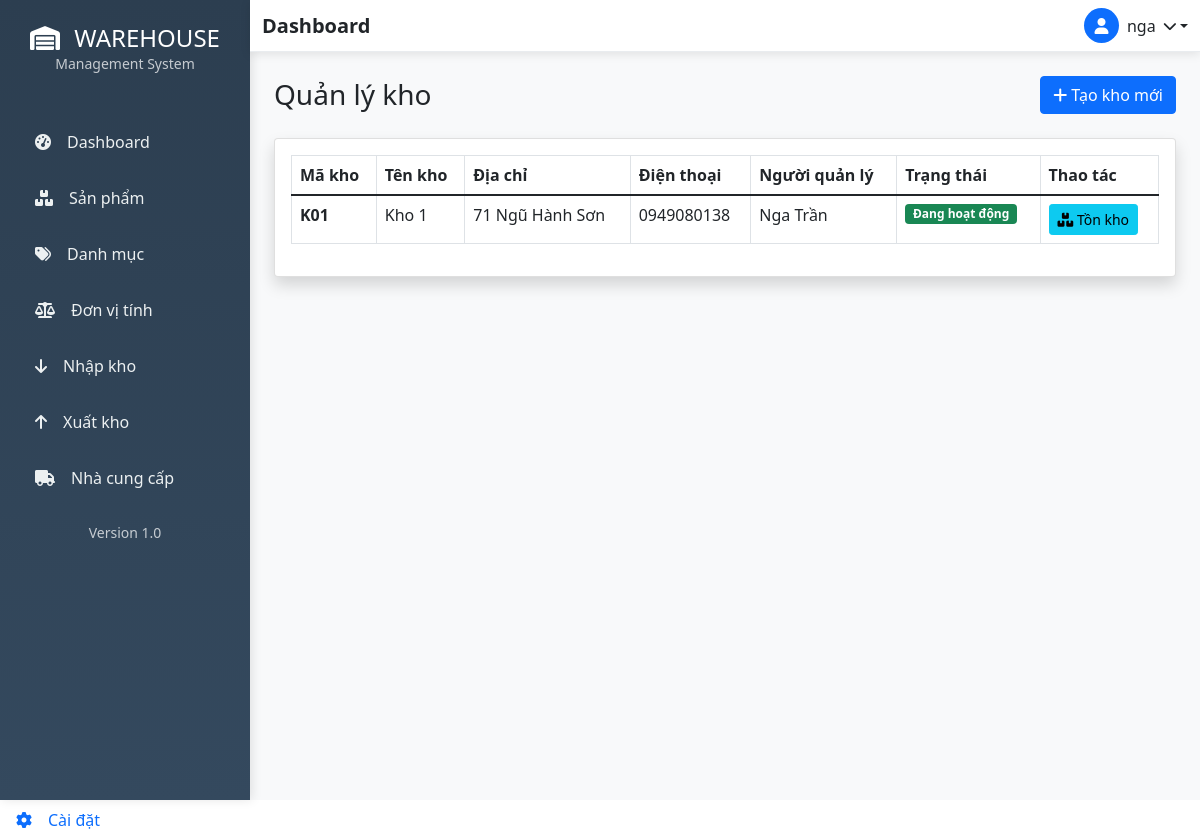
The app's page /kho/kho/ (signed in) with its own data.
### accounts/models.py (models this page shows, shortened)
class NguoiDung(AbstractUser):
    ho_ten = models.CharField(max_length=100, blank=True)
    vai_tro = models.CharField(max_length=20, choices=[
        ('admin', 'Quản trị viên'),
        ('manager', 'Quản lý'),
        ('staff', 'Nhân viên'),
    ], default='staff')
    trang_thai = models.BooleanField(default=True)

### inventory/models.py (models this page shows, shortened)
class Kho(models.Model):
    TRANG_THAI_CHOICES = [
        ('dang_hoat_dong', 'Đang hoạt động'),
        ('ngung_hoat_dong', 'Ngừng hoạt động'),
        ('bao_tri', 'Bảo trì'),
    ]
    ma_kho = models.CharField(max_length=20, unique=True, verbose_name="Mã kho")
    ten_kho = models.CharField(max_length=100, verbose_name="Tên kho")
    dia_chi = models.TextField(verbose_name="Địa chỉ")
    nguoi_quan_ly = models.ForeignKey(
        settings.AUTH_USER_MODEL,
        on_delete=models.SET_NULL,
        null=True,
        blank=True,
        verbose_name="Người quản lý"
    )
    dien_thoai = models.CharField(max_length=15, blank=True, verbose_name="Điện thoại")
    trang_thai = models.CharField(
        max_length=20,
        choices=TRANG_THAI_CHOICES,
        default='dang_hoat_dong',
        verbose_name="Trạng thái"
    )
    ghi_chu = models.TextField(blank=True, verbose_name="Ghi chú")
    ngay_tao = models.DateTimeField(auto_now_add=True)
    ngay_cap_nhat = models.DateTimeField(auto_now=True)
    class Meta:
        verbose_name = "Kho"
        verbose_name_plural = "Kho"

### inventory/views.py (the view)
# urls.py: path('kho/', views.danh_sach_kho, name='danh_sach_kho'),
@login_required
def danh_sach_kho(request):
    danh_sach_kho = Kho.objects.all().order_by('ma_kho')
    return render(request, 'inventory/danh_sach_kho.html', {
        'danh_sach_kho': danh_sach_kho
    })

### templates/inventory/danh_sach_kho.html (shortened to what this page needs)
{% extends 'base.html' %}
{% block content %}
<div class="container-fluid">
    <div class="d-sm-flex align-items-center justify-content-between mb-4">
        <h1 class="h3 mb-0 text-gray-800">Quản lý kho</h1>
        <a href="{% url 'inventory:tao_kho' %}" class="btn btn-primary">
            <i class="fas fa-plus"></i> Tạo kho mới
        </a>
    </div>
    <div class="card shadow mb-4">
        <div class="card-body">
            <div class="table-responsive">
                <table class="table table-bordered">
                    <thead>
                        <tr>
                            <th>Mã kho</th>
                            <th>Tên kho</th>
                            <th>Địa chỉ</th>
                            <th>Điện thoại</th>
                            <th>Người quản lý</th>
                            <th>Trạng thái</th>
                            <th>Thao tác</th>
                        </tr>
                    </thead>
                    <tbody>
                        {% for kho in danh_sach_kho %}
                        <tr>
                            <td><strong>{{ kho.ma_kho }}</strong></td>
                            <td>{{ kho.ten_kho }}</td>
                            <td>{{ kho.dia_chi }}</td>
                            <td>{{ kho.dien_thoai|default:"-" }}</td>
                            <td>{{ kho.nguoi_quan_ly.get_full_name|default:kho.nguoi_quan_ly.username }}</td>
                            <td>
                                <span class="badge {% if kho.trang_thai == 'dang_hoat_dong' %}bg-success{% elif kho.trang_thai == 'ngung_hoat_dong' %}bg-danger{% else %}bg-warning{% endif %}">
                                    {{ kho.get_trang_thai_display }}
                                </span>
                            </td>
                            <td>
                                <a href="{% url 'inventory:chi_tiet_ton_kho' kho.id %}" class="btn btn-sm btn-info">
                                    <i class="fas fa-boxes"></i> Tồn kho
                                </a>
                            </td>
                        </tr>
                        {% empty %}
                        <tr>
                            <td colspan="7" class="text-center">Chưa có kho nào</td>
                        </tr>
                        {% endfor %}
                    </tbody>
                </table>
            </div>
        </div>
    </div>
</div>
{% endblock %}

### templates/base.html (shortened to what this page needs)
{% load static %}
<html lang="vi">
<head>
    <link href="https://cdn.jsdelivr.net/npm/bootstrap@5.1.3/dist/css/bootstrap.min.css" rel="stylesheet">
    <link rel="stylesheet" href="https://cdnjs.cloudflare.com/ajax/libs/font-awesome/6.0.0/css/all.min.css">
</head>
<body>
    {% if user.is_authenticated %}
    <div class="d-flex">
        <div class="sidebar">
            <div class="sidebar-header text-center py-4">
                <h4 class="text-white mb-0">
                    <i class="fas fa-warehouse me-2"></i>
                    WAREHOUSE
                </h4>
                <small class="text-light opacity-75">Management System</small>
            </div>
            <nav class="nav flex-column mt-3">
                <a class="nav-link {% if request.resolver_match.url_name == 'dashboard' %}active{% endif %}"
                   href="{% url 'dashboard' %}">
                    <i class="fas fa-tachometer-alt me-3"></i>Dashboard
                </a>
                <a class="nav-link {% if 'product' in request.path %}active{% endif %}"
                   href="{% url 'product_list' %}">
                    <i class="fas fa-boxes me-3"></i>Sản phẩm
                </a>
                <a class="nav-link {% if 'category' in request.path %}active{% endif %}"
                   href="{% url 'category_list' %}">
                    <i class="fas fa-tags me-3"></i>Danh mục
                </a>
                <a class="nav-link {% if 'unit' in request.path %}active{% endif %}"
                   href="{% url 'unit_list' %}">
                    <i class="fas fa-balance-scale me-3"></i>Đơn vị tính
                </a>
                <a class="nav-link {% if 'nhap' in request.path %}active{% endif %}"
                   href="{% url 'inventory:danh_sach_nhap' %}">
                    <i class="fas fa-arrow-down me-3"></i>Nhập kho
                </a>
                <a class="nav-link {% if 'xuat' in request.path %}active{% endif %}"
                   href="{% url 'inventory:danh_sach_xuat' %}">
                    <i class="fas fa-arrow-up me-3"></i>Xuất kho
                </a>
                <a class="nav-link" href="/doi-tac/nha-cung-cap/">
                    <i class="fas fa-truck me-3"></i>Nhà cung cấp
                </a>
            </nav>
            <div class="sidebar-footer mt-auto p-3">
                <div class="text-center">
                    <small class="text-light opacity-75">Version 1.0</small>
                </div>
            </div>
        </div>
        <div class="main-content flex-grow-1">
            <nav class="navbar navbar-custom navbar-expand-lg">
                <div class="container-fluid">
                    <div class="d-flex align-items-center">
                        <h5 class="mb-0 text-dark fw-bold">{% block page_title %}Dashboard{% endblock %}</h5>
                    </div>
            <div class="d-flex align-items-center">
            <div class="dropdown">
                <a href="#" class="dropdown-toggle text-dark text-decoration-none d-flex align-items-center"
                   id="userDropdown" data-bs-toggle="dropdown" aria-expanded="false">
                    <div class="bg-primary rounded-circle d-flex align-items-center justify-content-center me-2"
                         style="width: 35px; height: 35px;">
                        <i class="fas fa-user text-white"></i>
                    </div>
                    <span class="me-2">{{ user.username }}</span>
                    <i class="fas fa-chevron-down small"></i>
                </a>
            </div>
        </div>
                </div>
            </nav>
            <div class="container-fluid py-4">
                {% block content %}
                {% endblock %}
            </div>
        </div>
    </div>
    {% else %}
    <div class="auth-wrapper">
        {% block auth_content %}
        {% endblock %}
    </div>
    {% endif %}
        <a class="nav-link {% if 'settings' in request.path %}active{% endif %}"
            href="{% url 'settings:profile' %}">
         <i class="fas fa-cog me-3"></i>Cài đặt
        </a>
</body>
</html>

### templates/base.html (style rules this page uses)
:root { --primary-color: #2c3e50; --secondary-color: #34495e; --accent-color: #3498db; --sidebar-width: 250px; }
.sidebar { background: linear-gradient(180deg, var(--primary-color) 0%, var(--secondary-color) 100%); min-height: 100vh; width: var(--sidebar-width); position: fixed; left: 0; top: 0; box-shadow: 2px 0 10px rgba(0,0,0,0.1); }
.sidebar .nav-link { color: #ecf0f1; padding: 12px 20px; border-radius: 8px; margin: 4px 15px; transition: all 0.3s ease; font-weight: 500; }
.main-content { margin-left: var(--sidebar-width); min-height: 100vh; background-color: #f8f9fa; }
.navbar-custom { background: white !important; box-shadow: 0 2px 10px rgba(0,0,0,0.1); border-bottom: 1px solid #e9ecef; }

### records on screen
NguoiDung: username "nga"
Kho: ma_kho "K01", ten_kho "Kho 1", dia_chi "71 Ngũ Hành Sơn", dien_thoai "0949080138", nguoi_quan_ly.get_full_name "Nga Trần", trang_thai "Đang hoạt động"
